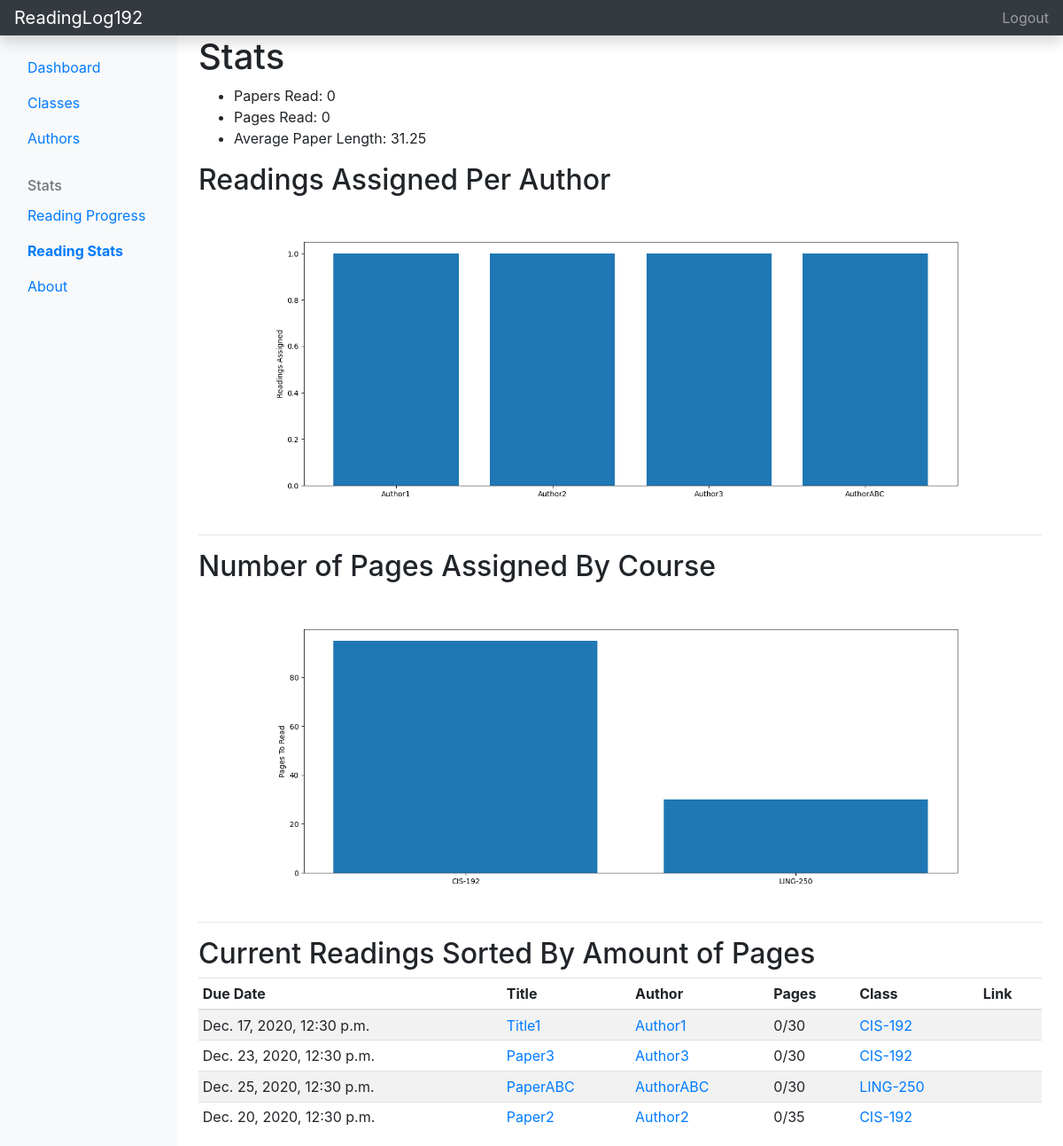
The app's page /readingStats/ (signed in), older data.
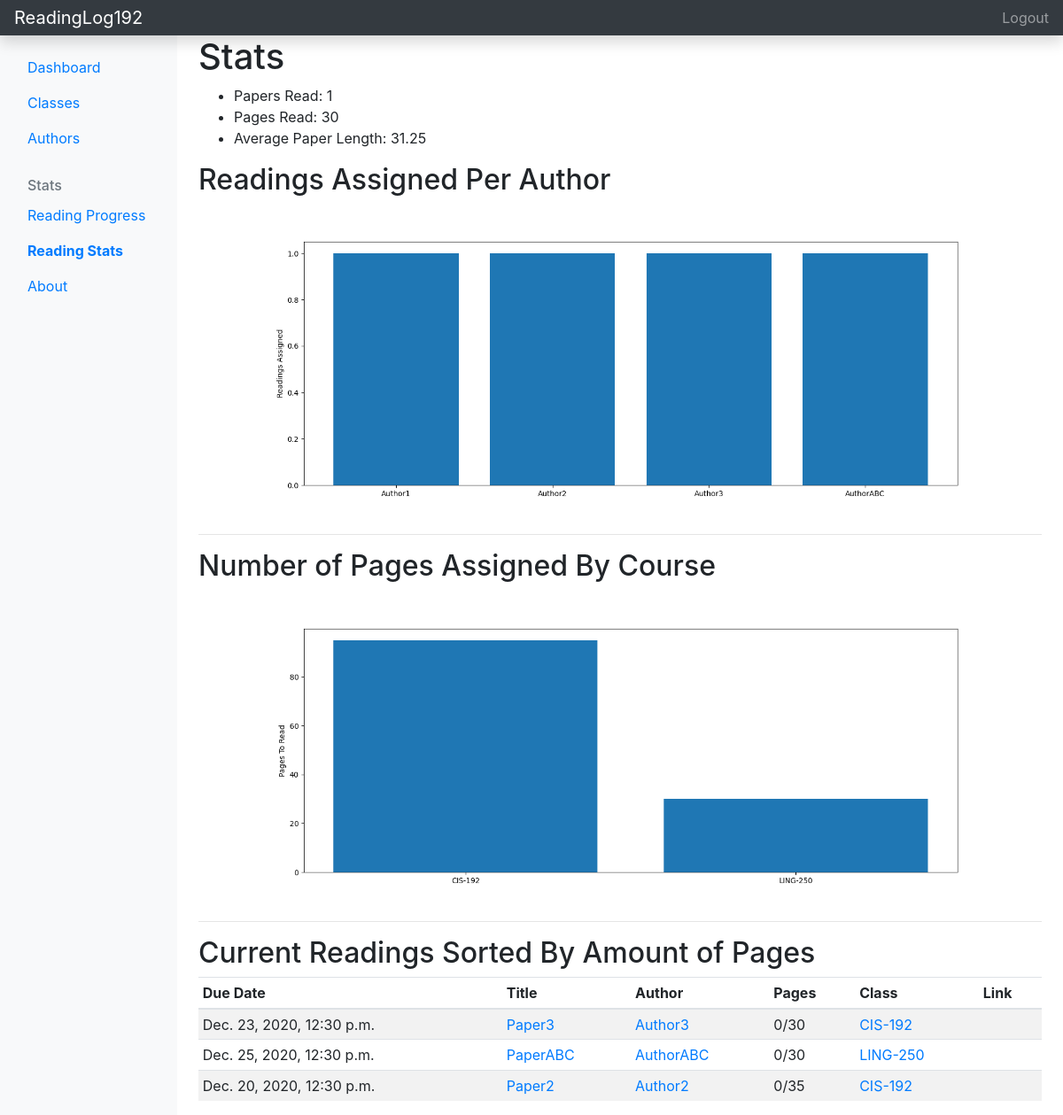
The same page, newer data.
### main/models.py (models this page shows, shortened)
class Paper(models.Model):
    title = models.CharField(max_length=200, blank=False) # title of the paper, required
    author = models.CharField(max_length=200, blank=True) # author of the paper, not required
    totalPages = models.IntegerField(default=1) # number of pages in the paper (set by user), defaults to 1
    readPages = models.IntegerField(default=0) # number of pages the user has read, defaults to 0
    url = models.CharField(max_length=200, blank=True) # url link of the paper, not required
    addDate = models.DateTimeField(auto_now_add=True, null=True) # time this paper was added by the user
    dueDate = models.DateTimeField(auto_now_add=False, null=True) # time this paper is due
    comments = models.TextField(blank=True) # user added comment about paper
    course = models.ForeignKey(Course, on_delete=models.DO_NOTHING, related_name="paper") # the course this paper belongs to
    def __lt__(self, other):
        return self.totalPages < other.totalPages

class Course(models.Model):
    name = models.CharField(max_length=12) # name of the class
    isClassActive = models.BooleanField() # is the currently active, not a previously taken class
    def __str__(self):
        return f'{self.name}'

### main/views.py (the view)
# urls.py: path('readingStats/', readingStats_view),
def readingStats_view(request):
    if not request.user.is_authenticated:
        return redirect('/accounts?needLogin=True')
    graphs = []
    courses = request.user.courses.all()
    papers = request.user.papers.all().order_by('dueDate')
    pagesRead = 0 # how many pages has this user read
    papersRead = 0
    avgPaperLength = 0 # average length of paper
    for paper in papers:
        pagesRead += paper.readPages
        avgPaperLength += paper.totalPages
        if paper.readPages == paper.totalPages:
            papersRead += 1
    avgPaperLength /= len(papers) if len(papers) > 0 else 1
    authors = {}
    for paper in papers:
        if paper.author in authors:
            authors[paper.author] += 1
        else:
            authors[paper.author] = 1
    x = [author for author in authors]
    y = [authors[author] for author in authors]
    plt.bar(x, y)
    plt.ylabel('Readings Assigned')
    fig = plt.gcf()
    fig.set_size_inches(16, 6)
    buf = io.BytesIO()
    fig.savefig(buf, format='png')
    buf.seek(0)
    uri = urllib.parse.quote(base64.b64encode(buf.read()))
    graphs.append({'title': f'Readings Assigned Per Author', 'image': uri})
    plt.close()
    pages = []
    courseNames = []
    for course in courses:
        papersFiltered = course.paper.filter(user=request.user)
        pages.append(0)
        courseNames.append(course.name)
        for paper in papersFiltered:
            pages[-1] += paper.totalPages
    plt.bar(courseNames, pages)
    plt.ylabel('Pages To Read')
    fig = plt.gcf()
    fig.set_size_inches(16, 6)
    buf = io.BytesIO()
    fig.savefig(buf, format='png')
    buf.seek(0)
    uri = urllib.parse.quote(base64.b64encode(buf.read()))
    graphs.append({'title': f'Number of Pages Assigned By Course', 'image': uri})
    plt.close()
    sortedPapers = [paper for paper in papers if paper.readPages < paper.totalPages]
    sortedPapers.sort()
    return render(request, 'readingStats.html', {'graphs': graphs, 'pagesRead': pagesRead, 'avgPaperLength': avgPaperLength, 'papersRead': papersRead, 'sortedPapers': sortedPapers})

### main/templates/readingStats.html (shortened to what this page needs)
<!doctype html>
<html lang="en">
<head>
    <link rel="stylesheet" href="https://cdn.jsdelivr.net/npm/bootstrap@4.5.3/dist/css/bootstrap.min.css"
>
</head>
<body>
    <header class="navbar navbar-dark sticky-top bg-dark flex-md-nowrap p-0 shadow">
        <a class="navbar-brand col-md-3 col-lg-2 me-0 px-3" href="/readingStats">ReadingLog192</a>
        <ul class="navbar-nav px-3">
            <li class="nav-item text-nowrap">
                {% if request.user.is_authenticated %}
                <a class="nav-link" href="/logout">Logout</a>
                {% else %}
                <a class="nav-link" href="/accounts">Signup/Login</a>
                {% endif%}
            </li>
        </ul>
    </header>
    <div class="container-fluid">
        <div class="row">
            <nav id="sidebarMenu" class="col-md-3 col-lg-2 d-md-block bg-light sidebar collapse">
                <div class="position-sticky pt-3">
                    <ul class="nav flex-column">
                        <li class="nav-item">
                            <a class="nav-link" aria-current="page" href="/">
                                Dashboard
                            </a>
                        </li>
                        <li class="nav-item">
                            <a class="nav-link" href="/classes">
                                Classes
                            </a>
                        </li>
                        <li class="nav-item">
                            <a class="nav-link" href="/authors">
                                Authors
                            </a>
                        </li>
                    </ul>
                    <h6
                        class="sidebar-heading d-flex justify-content-between align-items-center px-3 mt-4 mb-1 text-muted">
                        <span>Stats</span>
                    </h6>
                    <ul class="nav flex-column mb-2">
                        <li class="nav-item">
                            <a class="nav-link" href="/readingProgress">
                                Reading Progress
                            </a>
                        </li>
                        <li class="nav-item">
                            <a class="nav-link active" href="/readingStats">
                                Reading Stats
                            </a>
                        </li>
                        <li class="nav-item">
                            <a class="nav-link" aria-current="page" href="/about">
                                About
                            </a>
                        </li>
                    </ul>
                </div>
            </nav>
            <main class="col-md-9 ms-sm-auto col-lg-10 px-md-4">
                <h1>Stats</h1>
                <ul>
                    <li>Papers Read: {{papersRead}}</li>
                    <li>Pages Read: {{pagesRead}}</li>
                    <li>Average Paper Length: {{avgPaperLength}}</li>
                </ul>
                {% for graphData in graphs %}
                <h2>{{graphData.title}}</h2>
                <img alt="" height="auto" width="100%">
                <hr>
                {% endfor %}
                <h2>Current Readings Sorted By Amount of Pages</h2>
                <div id="finishedReadings" class="table-responsive">
                    <table class="table table-striped table-sm">
                        <thead>
                            <tr>
                                <th>Due Date</th>
                                <th>Title</th>
                                <th>Author</th>
                                <th>Pages</th>
                                <th>Class</th>
                                <th>Link</th>
                            </tr>
                        </thead>
                        <tbody>
                            {% for paper in sortedPapers %}
                            <tr>
                                <td>{{paper.dueDate}}</td>
                                <td><a href="link to reading page">{{paper.title}}</a></td>
                                <td><a href="link to author page">{{paper.author}}</a></td>
                                <td>{{paper.readPages}}/{{paper.totalPages}}</td>
                                <td><a href="link to class page">{{paper.course}}</a></td>
                                <td>
                                </td>
                            </tr>
                            {% endfor %}
                        </tbody>
                    </table>
                </div>
            </main>
        </div>
    </div>
</body>
</html>

### main/templates/readingStats.html (style rules this page uses)
.active { font-weight: bold; }

Row changes from the older to the newer data that the page shows:
no longer on this page (row edited): Paper: dueDate "Dec. 17, 2020, 12:30 p.m.", title "Title1", author "Author1", readPages "0", totalPages "30", course "CIS-192"
Text that changed along with them:
{{ papersRead }}: "0" → "1"
{{ pagesRead }}: "0" → "30"
